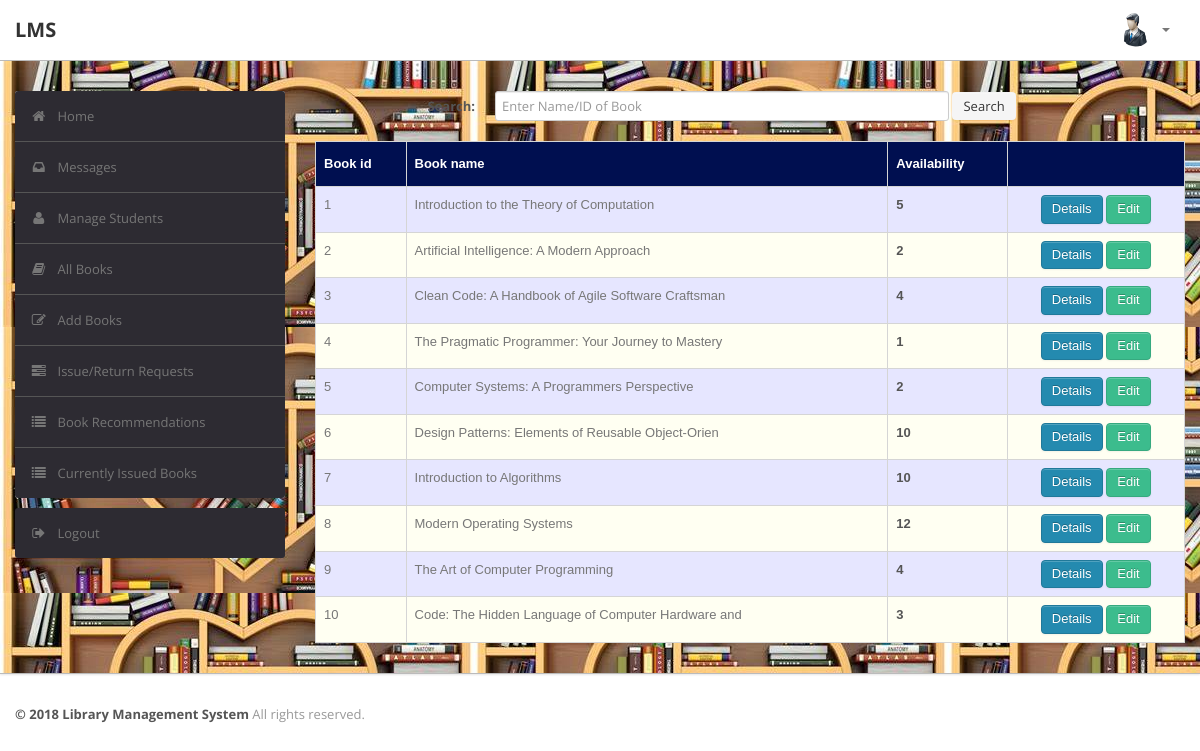
/admin/book.php (signed in), run on the app's committed database.
### tables this page shows
CREATE TABLE `book` (
  `BookId` int(10) NOT NULL AUTO_INCREMENT,
  `Title` varchar(50) DEFAULT NULL,
  `Publisher` varchar(50) DEFAULT NULL,
  `Year` varchar(50) DEFAULT NULL,
  `Availability` int(5) DEFAULT NULL,
  PRIMARY KEY (`BookId`)
);

### admin/book.php (the view, shortened to what this page needs)
<?php
require('dbconn.php');
?>
<?php
if ($_SESSION['RollNo']) {
    ?>
<!DOCTYPE html>
<html lang="en">
    <head>
        <link type="text/css" href="bootstrap/css/bootstrap.min.css" rel="stylesheet">
        <link type="text/css" href="bootstrap/css/bootstrap-responsive.min.css" rel="stylesheet">
        <link type="text/css" href="css/theme.css" rel="stylesheet">
        <link type="text/css" href="images/icons/css/font-awesome.css" rel="stylesheet">
    </head>
    <body>
        <div class="navbar navbar-fixed-top">
            <div class="navbar-inner">
                <div class="container">
                        <a class="brand" href="index.php">LMS </a>
                    <div class="nav-collapse collapse navbar-inverse-collapse">
                        <ul class="nav pull-right">
                            <li class="nav-user dropdown"><a href="#" class="dropdown-toggle" data-toggle="dropdown">
                                <img src="images/admin.png" class="nav-avatar" />
                                <b class="caret"></b></a>
                            </li>
                        </ul>
                    </div>
                </div>
            </div>
        </div>
        <div class="wrapper">
            <div class="container">
                <div class="row">
                    <div class="span3">
                        <div class="sidebar">
                            <ul class="widget widget-menu unstyled">
                                <li class="active"><a href="index.php"><i class="menu-icon icon-home"></i>Home
                                </a></li>
                                 <li><a href="message.php"><i class="menu-icon icon-inbox"></i>Messages</a>
                                </li>
                                <li><a href="student.php"><i class="menu-icon icon-user"></i>Manage Students </a>
                                </li>
                                <li><a href="book.php"><i class="menu-icon icon-book"></i>All Books </a></li>
                                <li><a href="addbook.php"><i class="menu-icon icon-edit"></i>Add Books </a></li>
                                <li><a href="requests.php"><i class="menu-icon icon-tasks"></i>Issue/Return Requests </a></li>
                                <li><a href="recommendations.php"><i class="menu-icon icon-list"></i>Book Recommendations </a></li>
                                <li><a href="current.php"><i class="menu-icon icon-list"></i>Currently Issued Books </a></li>
                            </ul>
                            <ul class="widget widget-menu unstyled">
                                <li><a href="logout.php"><i class="menu-icon icon-signout"></i>Logout </a></li>
                            </ul>
                        </div>
                    </div>
                    <div class="span9">
                  <form class="form-horizontal row-fluid" action="book.php" method="post">
                                        <div class="control-group">
                                            <label class="control-label" for="Search"><b>Search:</b></label>
                                            <div class="controls">
                                                <input type="text" id="title" name="title" placeholder="Enter Name/ID of Book" class="span8" required>
                                                <button type="submit" name="submit"class="btn">Search</button>
                                            </div>
                                        </div>
                                    </form>
                                    <br>
                                    <?php
                                    if(isset($_POST['submit']))
                                        {$s=$_POST['title'];
                                            $sql="select * from LMS.book where BookId='$s' or Title like '%$s%'";
                                        }
                                    else
                                        $sql="select * from LMS.book";
                                    $result=$conn->query($sql);
                                    $rowcount=mysqli_num_rows($result);
                                    if(!($rowcount))
                                        echo "<br><center><h2><b><i>No Results</i></b></h2></center>";
                                    else
                                    {
                                    ?>
                        <table class="table" id = "tables">
                                  <thead>
                                    <tr>
                                      <th>Book id</th>
                                      <th>Book name</th>
                                      <th>Availability</th>
                                      <th></th>
                                    </tr>
                                  </thead>
                                  <tbody>
                                    <?php
                            while($row=$result->fetch_assoc())
                            {
                                $bookid=$row['BookId'];
                                $name=$row['Title'];
                                $avail=$row['Availability'];
                            ?>
                                    <tr>
                                      <td><?php echo $bookid ?></td>
                                      <td><?php echo $name ?></td>
                                      <td><b><?php echo $avail ?></b></td>
                                        <td><center>
                                            <a href="bookdetails.php?id=<?php echo $bookid; ?>" class="btn btn-primary">Details</a>
                                            <a href="edit_book_details.php?id=<?php echo $bookid; ?>" class="btn btn-success">Edit</a>
                                        </center></td>
                                    </tr>
                               <?php }} ?>
                               </tbody>
                                </table>
                            </div>
                </div>
            </div>
        </div>
<div class="footer">
            <div class="container">
                <b class="copyright">&copy; 2018 Library Management System </b>All rights reserved.
            </div>
        </div>
    </body>
</html>
<?php }
else {
    echo "<script type='text/javascript'>alert('Access Denied!!!')</script>";
} ?>

### admin/css/theme.css (style rules this page uses)
#tables { font-family: "Trebuchet MS", Arial, Helvetica, sans-serif; border-collapse: collapse; width: 100%; }
#tables td, #tables th { border: 1px solid #ddd; padding: 8px; }
#tables tr:nth-child(even) { background-color: #fffff2; }
#tables tr:nth-child(odd) { background-color: #e6e6ff; }
#tables th { padding-top: 12px; padding-bottom: 12px; text-align: left; background-color: #000F50; color: white; }
body { font-size: 13px; font-family: 'Open Sans', Arial, sans-serif; background: #fff; color: #777 }
strong, b { color: #555 }
.wrapper { background: url(../images/bg.jpeg) #eee; border-bottom: 1px solid #bbb; -webkit-box-shadow: 0 1px 2px rgba(0,0,0,0.1); -moz-box-shadow: 0 1px 2px rgba(0,0,0,0.1); box-shadow: 0 1px 2px rgba(0,0,0,0.1); padding: 30px 0 }
.footer { color: #999; padding: 30px 0 60px }
form { margin: 0 }
select, textarea, input[type="text"], input[type="password"], input[type="datetime"], input[type="datetime-local"], input[type="date"], input[type="month"], input[type="time"], input[type="week"], input[type="number"], input[type="email"], input[type="url"], input[type="search"], input[type="tel"], input[type="color"], .uneditable-input, label, input, button, select, textarea { -webkit-border-radius: 3px; -moz-border-radius: 3px; border-radius: 3px; font-size: 13px; font-family: 'Open Sans', Tahoma, Arial, sans-serif }
body [class^="icon-"], body [class*=" icon-"] { font-size: 14px; line-height: 20px; height: 20px }
.form-horizontal .control-group, .form-vertical .control-group { margin-bottom: 0 }
.navbar { position: static!important; margin: 0!important }
.navbar .navbar-inner { background: #fff; border-bottom: 1px solid #bbb; -webkit-box-shadow: 0 1px 2px rgba(0,0,0,0.15); -moz-box-shadow: 0 1px 2px rgba(0,0,0,0.15); box-shadow: 0 1px 2px rgba(0,0,0,0.15) }
.navbar .brand { color: #333; font-weight: bold; font-size: 20px; margin-right: 20px; padding: 20px }
.navbar .nav>li>a { padding: 20px 15px; font-weight: bold; color: #777 }
.nav-user>a { height: 20px }
.nav-avatar { width: 34px; height: 34px; margin: -7px 5px 0 0; -webkit-border-radius: 50%; -moz-border-radius: 50%; border-radius: 50% }
.btn, .btn-box { -webkit-border-radius: 3px; -moz-border-radius: 3px; border-radius: 3px }
.btn { font-size: 13px; font-weight: 600 }
.btn { display: inline-block; margin-bottom: 0; font-weight: 400; text-align: center; vertical-align: middle; cursor: pointer; background-image: none; border: 1px solid transparent; white-space: nowrap; padding: 4px 10px; font-size: 13px; line-height: 1.42857; border-radius: 4px; -webkit-user-select: none; -moz-user-select: none; -ms-user-select: none; user-select: none }
.btn-primary { color: #fff; background-color: #248aaf; border-color: #20799a }
.btn-success { color: #fff; background-color: #3cbc8d; border-color: #36a97f }
.table { margin-bottom: 0 }
.table th, .table td { border-color: #d5d5d5!important }
.widget-menu { background: #fff; -webkit-border-radius: 3px; -moz-border-radius: 3px; border-radius: 3px; overflow: hidden }
.widget-menu a { color: #555; display: block; line-height: 20px; padding: 15px; text-decoration: none!important }
.widget-menu .menu-icon { margin-right: 10px; color: #767676; -webkit-transition: all .2s ease-in-out; -moz-transition: all .2s ease-in-out; transition: all .2s ease-in-out; }
.widget-menu>li+li { border-top: 1px solid #555 }
.widget-menu>li>a { background-color: #2d2b32; color: #767676; -webkit-transition: all .2s ease-in-out; -moz-transition: all .2s ease-in-out; transition: all .2s ease-in-out; }

### data on the page
book: BookId "1", Title "Introduction to the Theory of Computation", Availability "5"
book: BookId "2", Title "Artificial Intelligence: A Modern Approach", Availability "2"
book: BookId "3", Title "Clean Code: A Handbook of Agile Software Craftsman", Availability "4"
book: BookId "4", Title "The Pragmatic Programmer: Your Journey to Mastery", Availability "1"
book: BookId "5", Title "Computer Systems: A Programmers Perspective", Availability "2"
book: BookId "6", Title "Design Patterns: Elements of Reusable Object-Orien", Availability "10"
book: BookId "7", Title "Introduction to Algorithms", Availability "10"
book: BookId "8", Title "Modern Operating Systems", Availability "12"
book: BookId "9", Title "The Art of Computer Programming", Availability "4"
book: BookId "10", Title "Code: The Hidden Language of Computer Hardware and", Availability "3"
